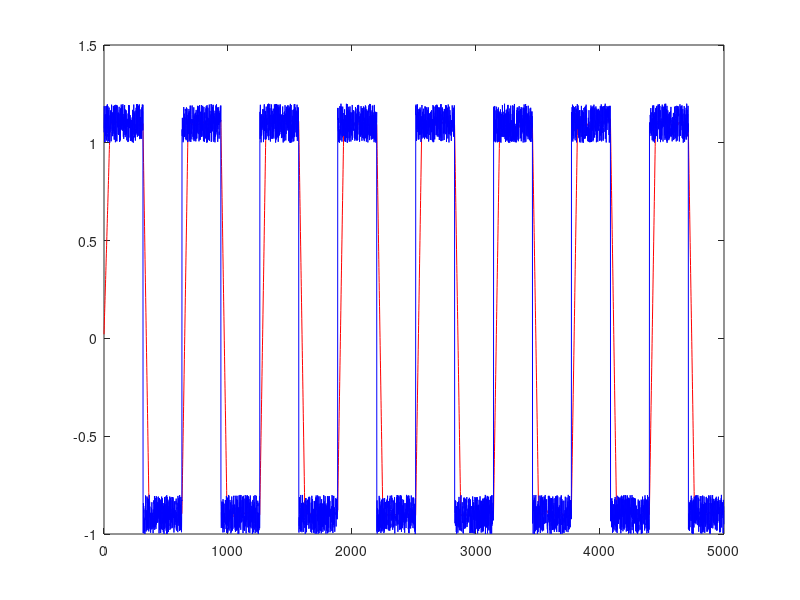
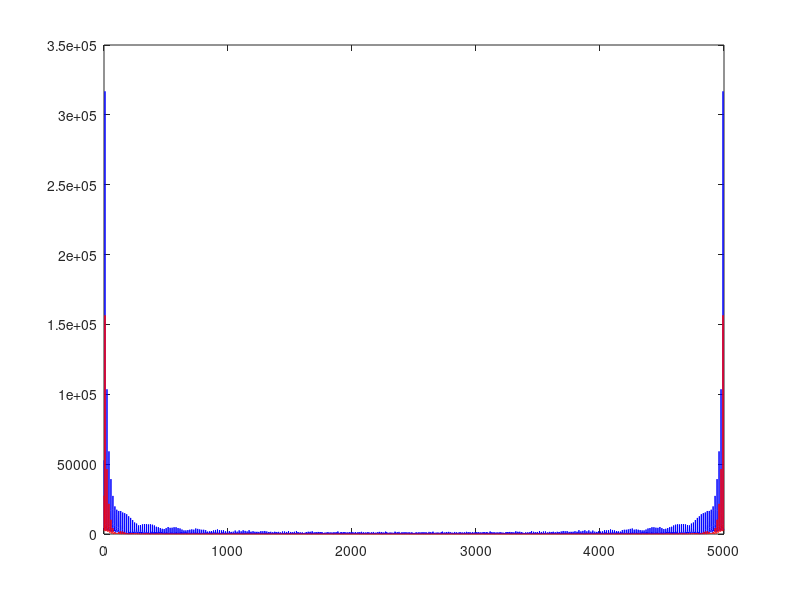

The MATLAB source for these figures, in order:
clear;
D = 50;
size_sq = 5000;
time=[0:1:size_sq-1];
sq = (square(time/100)) + 0.2 * rand(1, length(time));

%[signal,fs] = wavread('csett.wav');
FFT_FOK = 5000; %44200;

signal = transpose(sq);


spek_signal=abs(fft(signal,FFT_FOK))*100;
y=[0:1:FFT_FOK-1];
out_t = [0:1:size(signal(:,1))-1];

% CIC filter
cic_num = zeros(1,D+1);
cic_num(1) = 1;
cic_num(D+1) = -1;

cic_den = [1 -1];

out = filter(cic_num,cic_den,signal);
spek_out = abs(fft(out,FFT_FOK));

figure(1)
%osztas a latvany miatt
plot(out_t,out/D,'r')
hold on
plot(out_t,signal,'b')
hold off

figure(2)
%szorzo csak a latvany miatt
plot(y,spek_signal,'b');
hold on
plot(y,spek_out,'r');
hold off


